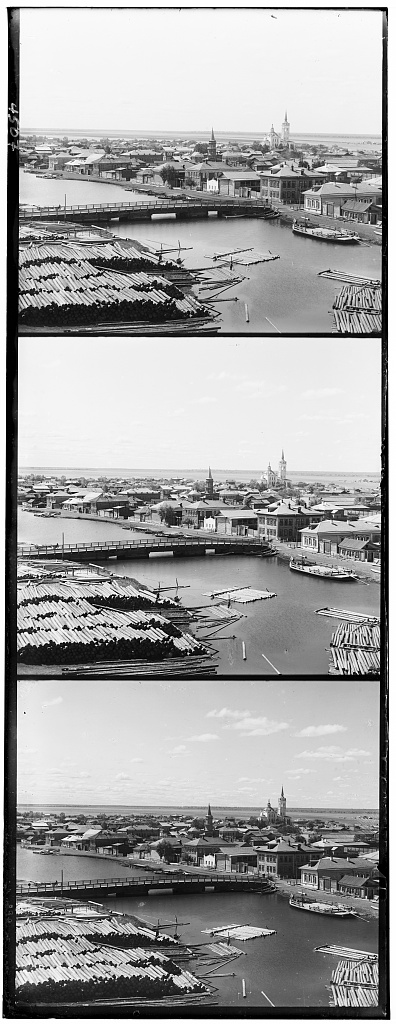
#> input picture hw1/tobolsk.jpg, 396 x 1024 px
$ python ncc.py
#> lines starting #> are read from the running program, lines starting #| are printed output that depends on the picture
import cv2
import numpy as np

def ncc(img1, img2):
    mean1 = np.mean(img1)
    mean2 = np.mean(img2)

    img1_m = img1 - mean1
    img2_m = img2 - mean2

    b = np.sum(img1_m * img2_m)
    a = np.sqrt(np.sum(img1_m ** 2) * np.sum(img2_m ** 2))

    if a == 0:
        return -1

    return b / a


def shift(img, dy, dx):
    shifted = np.roll(img, shift=dy, axis=0)
    shifted = np.roll(shifted, shift=dx, axis=1)
    return shifted

def ncc_align(img1, img2):
    best_score = float('-inf')
    best_shift = (0, 0)

    for dy in range(-15, 16):
        for dx in range(-15, 16):
            shifted = shift(img2, dy, dx)

            score = ncc(img1, shifted)

            if score > best_score:
                best_score = score
                best_shift = (dy, dx)

    return best_shift

if __name__ == '__main__':
    img = cv2.imread("tobolsk.jpg", cv2.IMREAD_GRAYSCALE)
#> img is the input picture: shape (1024, 396); min 0, max 255, mean 161

    h = img.shape[0] // 3
#> h = 341
    b = img[0:h, :]
    g = img[h:2*h, :]
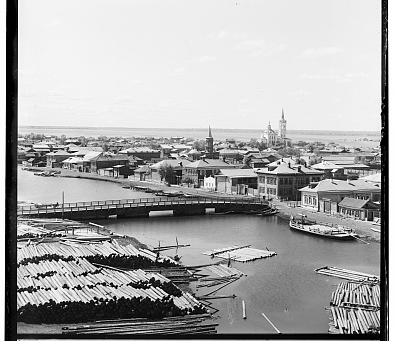
#> g: shape (341, 396); min 0, max 255, mean 168.2
    r = img[2*h:3*h, :]
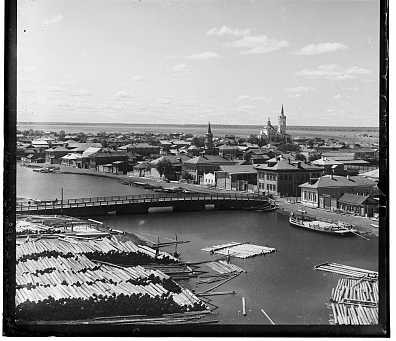
#> r: shape (341, 396); min 0, max 255, mean 140.7

    # Normalize
    b = b.astype(np.float64) / 255.0
    g = g.astype(np.float64) / 255.0
    r = r.astype(np.float64) / 255.0

    ncc_bg_shift = ncc_align(b, g)
#> the loop in ncc_align, `for dy in range(-15, 16):` made 31 passes
#> pass 1, in shift, `shifted = np.roll(shifted, shift=dx, axis=1)`:
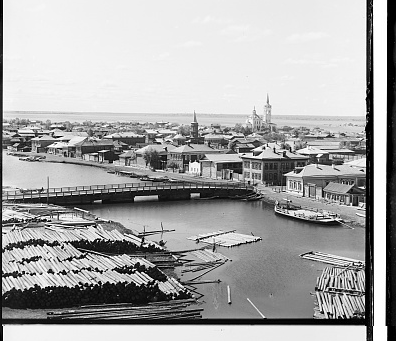
#> shifted: shape (341, 396) float64; min 0, max 1, mean 0.66
    ncc_br_shift = ncc_align(b, r)
#> the loop in ncc_align (call 2), `for dy in range(-15, 16):` made 31 passes
#> pass 1, in shift (call 963), `shifted = np.roll(shifted, shift=dx, axis=1)`:
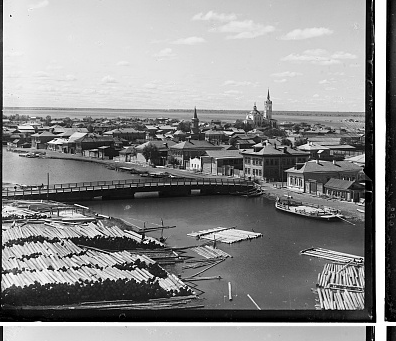
#> shifted: shape (341, 396) float64; min 0, max 1, mean 0.552

    print("G -> B shift:", ncc_bg_shift)
#| G -> B shift: (3, 2)
    print("R -> B shift:", ncc_br_shift)
#| R -> B shift: (6, 3)

    g_aligned = shift(g, ncc_bg_shift[0], ncc_bg_shift[1])
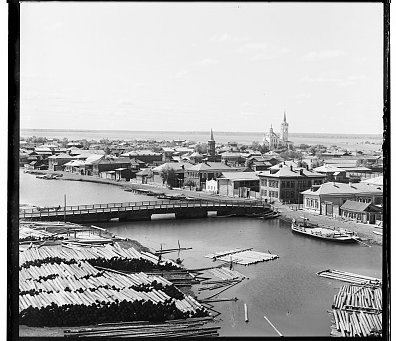
#> g_aligned: shape (341, 396) float64; min 0, max 1, mean 0.66
    r_aligned = shift(r, ncc_br_shift[0], ncc_br_shift[1])
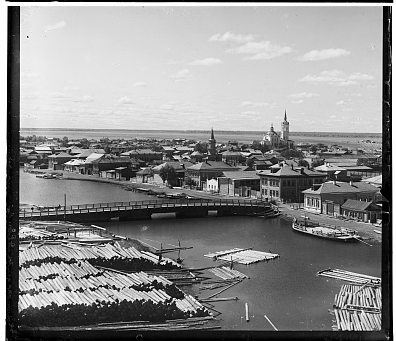
#> r_aligned: shape (341, 396) float64; min 0, max 1, mean 0.552

    ncc_final = np.dstack((b, g_aligned, r_aligned))  # BGR
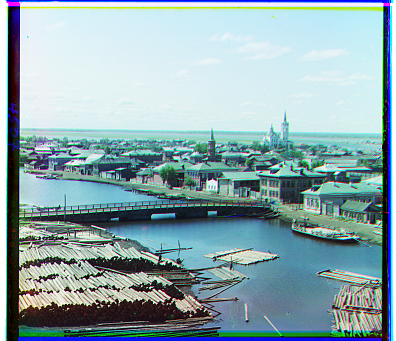
#> ncc_final: shape (341, 396, 3) float64; mean of channels 0, 1, 2 0.682, 0.66, 0.552; drawn as B, G, R

    output = (ncc_final * 255).clip(0, 255).astype(np.uint8)

    cv2.imwrite("ncc_final_tobo.jpg", output)

$ run again, with hw1/cathedral.jpg copied over hw1/tobolsk.jpg
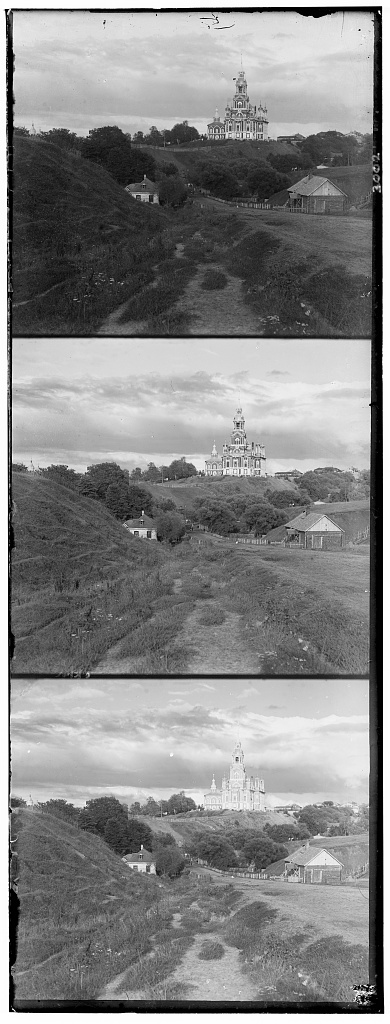
#> input picture hw1/cathedral.jpg, 390 x 1024 px
#> img is the input picture: shape (1024, 390); min 0, max 255, mean 133.7
#> the loop in ncc_align, `for dy in range(-15, 16):` made 31 passes
#> pass 1, in shift, `shifted = np.roll(shifted, shift=dx, axis=1)`:
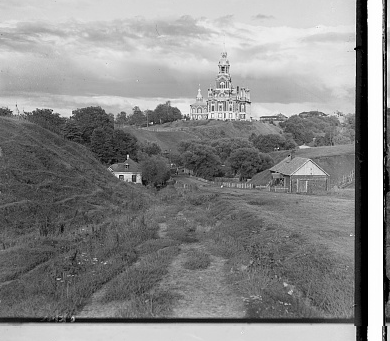
#> shifted: shape (341, 390) float64; min 0, max 1, mean 0.54
#| G -> B shift: (1, -1)
#| R -> B shift: (7, -1)
#> `ncc_final = np.dstack((b, g_aligned, r_aligned))`:
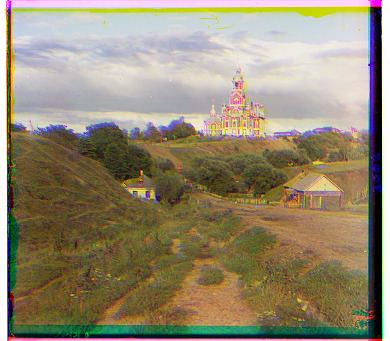
#> ncc_final: shape (341, 390, 3) float64; mean of channels 0, 1, 2 0.447, 0.54, 0.584; drawn as B, G, R

$ run again, with hw1/img_b.jpg copied over hw1/tobolsk.jpg
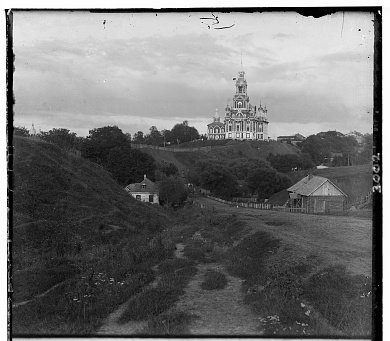
#> input picture hw1/img_b.jpg, 390 x 341 px
#> img is the input picture: shape (341, 390); min 0, max 255, mean 114
#> the loop in ncc_align, `for dy in range(-15, 16):` made 31 passes
#> pass 1, in shift, `shifted = np.roll(shifted, shift=dx, axis=1)`:
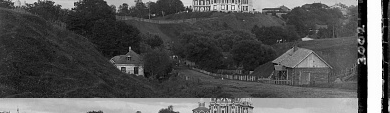
#> shifted: shape (113, 390) float64; min 0, max 1, mean 0.331
#| G -> B shift: (15, 0)
#| R -> B shift: (13, -1)
#> `ncc_final = np.dstack((b, g_aligned, r_aligned))`:
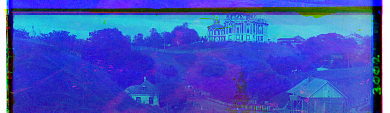
#> ncc_final: shape (113, 390, 3) float64; mean of channels 0, 1, 2 0.754, 0.331, 0.251; drawn as B, G, R

$ run again, with hw1/img_g.jpg copied over hw1/tobolsk.jpg
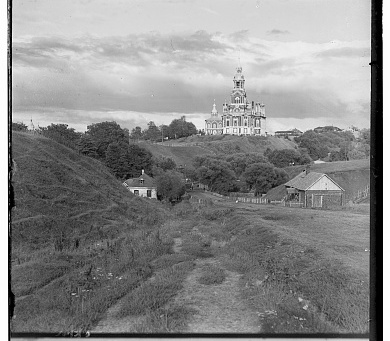
#> input picture hw1/img_g.jpg, 390 x 341 px
#> img is the input picture: shape (341, 390); min 0, max 255, mean 137.7
#> the loop in ncc_align, `for dy in range(-15, 16):` made 31 passes
#| G -> B shift: (15, 0)
#| R -> B shift: (-15, 0)
#> `ncc_final = np.dstack((b, g_aligned, r_aligned))`:
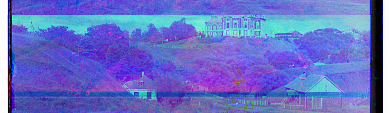
#> ncc_final: shape (113, 390, 3) float64; mean of channels 0, 1, 2 0.775, 0.44, 0.403; drawn as B, G, R
